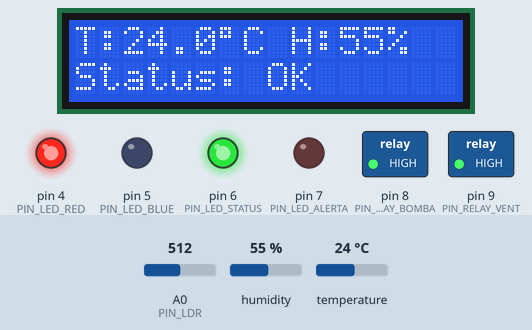
Bench run of a sketch on a simulated Arduino Mega 2560, built with avr-gcc and run on an emulated ATmega2560. Shown: 16×2 character LCD, switched loads named in the sketch (green lamp = pin HIGH), output pins drawn as LEDs (lit = HIGH). Inputs (shaded band) come from the test bench; at power-on: humidity 55 %, A0 (PIN_LDR) = 512, temperature 24 °C. What the sketch prints to the serial monitor is not drawn.

Above: at 3.2 s.
3.3 s: humidity set to 53 %
At 7.3 s:
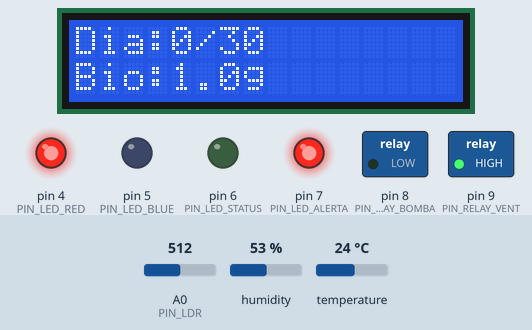
12.3 s: A0 (PIN_LDR) set to 318
At 18.3 s:
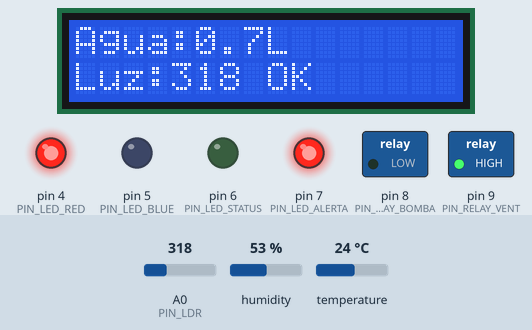
21.3 s: A0 (PIN_LDR) set to 288
At 30.2 s:
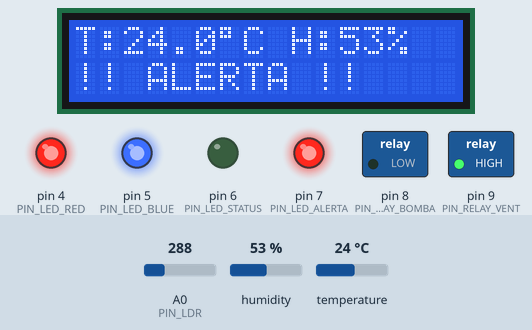
30.3 s: temperature set to 25.6 °C
At 39.2 s:
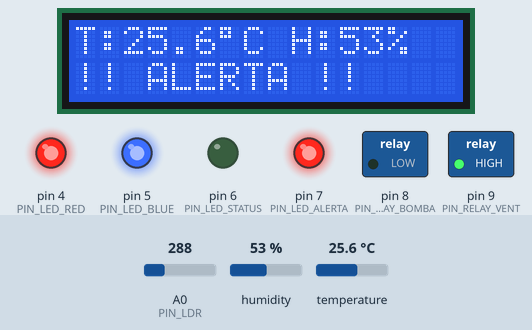
39.3 s: temperature set to 26.6 °C
At 46.2 s:
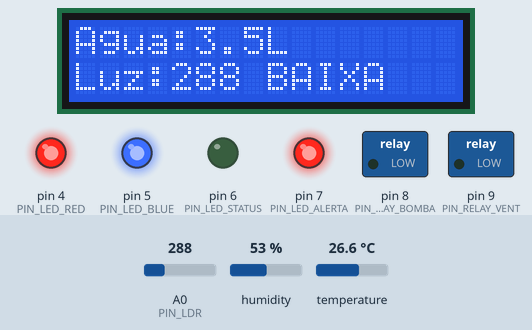
48.3 s: humidity set to 68 %
At 55.4 s:
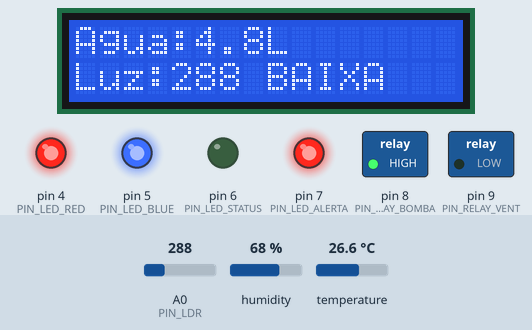
Timing chart, 0 to 56.9 s (numbered marks = the images above; inputs shaded):
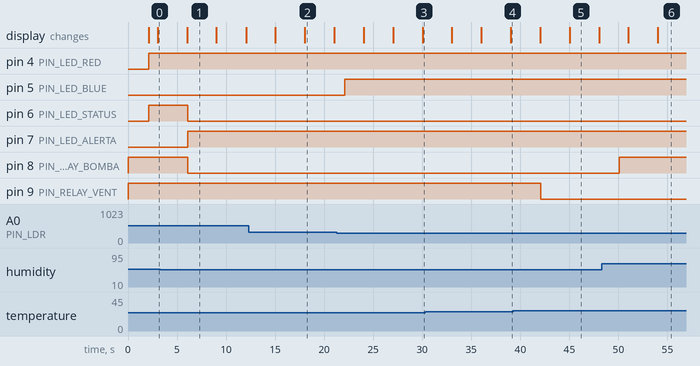

Measured:
- the behaviour switches between 55 and 54 % on humidity (found by bisection; images 0 and 1)
- the behaviour switches between 300 and 299 on A0 (PIN_LDR) (found by bisection; images 2 and 3)
- the behaviour switches between 26 and 26.1 °C on temperature (found by bisection; images 4 and 5)
- after the input at 3.3 s, pin 6 (PIN_LED_STATUS), pin 8 (PIN_RELAY_BOMBA): HIGH → LOW after 2.8 s; pin 7 (PIN_LED_ALERTA): LOW → HIGH after 2.8 s
- after the input at 21.3 s, pin 5 (PIN_LED_BLUE): LOW → HIGH after 0.80 s; the display: first differs from a run without the input after 5.7 s (image 3 shows a later state)
- after the input at 39.3 s, pin 9 (PIN_RELAY_VENT): HIGH → LOW after 2.8 s
- after the input at 48.3 s, pin 8 (PIN_RELAY_BOMBA): LOW → HIGH after 1.8 s

The sketch:

sketch.ino
```cpp
/*
 * CosmoFarm — Sistema Operacional
 * Agricultura Espacial Autônoma
 *
 * SENSORES:
 *   DHT22 (pino 2)  → temperatura e umidade
 *   LDR   (pino A0) → intensidade luminosa
 *
 * ATUADORES:
 *   Relay 1 (pino 8) → bomba de irrigação
 *   Relay 2 (pino 9) → ventilador
 *   LED vermelho (4) → grow espectro vermelho
 *   LED azul     (5) → grow espectro azul
 *   LED verde    (6) → status OK
 *   LED alerta   (7) → alerta crítico
 *   LCD 16x2 I2C (SDA=20, SCL=21)
 *
 * MODELOS:
 *   Crescimento: P(t) = P0 * e^(k * t)
 *   Consumo:     C(t) = a * t + b
 */

#include <DHT.h>
#include <LiquidCrystal_I2C.h>
#include <Wire.h>
#include <math.h>

#define PIN_DHT         2
#define PIN_LDR         A0
#define PIN_LED_RED     4
#define PIN_LED_BLUE    5
#define PIN_LED_STATUS  6
#define PIN_LED_ALERTA  7
#define PIN_RELAY_BOMBA 8
#define PIN_RELAY_VENT  9

#define TEMP_MIN    18.0
#define TEMP_MAX    26.0
#define UMID_MIN    55.0
#define UMID_MAX    80.0
#define LUZ_MIN     300
#define LUZ_MAX     800
#define CICLO_DIAS  30
#define P0          1.0
#define K_CRESC     0.115
#define CONSUMO_A   0.15
#define CONSUMO_B   0.5

DHT dht(PIN_DHT, DHT22);
LiquidCrystal_I2C lcd(0x27, 16, 2);

float temperatura, umidade;
int   luz;
bool  bombaAtiva, ventAtivo, growAtivo;
bool  alertaAtivo;
int   diaSimulado = 0;
float biomassa    = P0;
float consumoAcum = 0;
int   telaLCD     = 0;

unsigned long tLeitura=0, tDisplay=0, tDia=0, tSerial=0;

void setup() {
  Serial.begin(115200);
  pinMode(PIN_LED_RED,     OUTPUT);
  pinMode(PIN_LED_BLUE,    OUTPUT);
  pinMode(PIN_LED_STATUS,  OUTPUT);
  pinMode(PIN_LED_ALERTA,  OUTPUT);
  pinMode(PIN_RELAY_BOMBA, OUTPUT);
  pinMode(PIN_RELAY_VENT,  OUTPUT);
  digitalWrite(PIN_RELAY_BOMBA, HIGH);
  digitalWrite(PIN_RELAY_VENT,  HIGH);
  dht.begin();
  Wire.begin();
  lcd.init();
  lcd.backlight();
  lcd.setCursor(0,0); lcd.print("  CosmoFarm v1  ");
  lcd.setCursor(0,1); lcd.print(" Iniciando...   ");
  delay(2000); lcd.clear();
  Serial.println(F("=== CosmoFarm Iniciado ==="));
}

void loop() {
  unsigned long agora = millis();

  if (agora - tLeitura >= 2000) {
    float t = dht.readTemperature();
    float h = dht.readHumidity();
    if (!isnan(t)) temperatura = t;
    if (!isnan(h)) umidade     = h;
    luz = analogRead(PIN_LDR);
    controleAutonomo();
    tLeitura = agora;
  }

  if (agora - tDia >= 10000) {
    diaSimulado++;
    biomassa   = P0 * exp(K_CRESC * diaSimulado);
    consumoAcum += CONSUMO_A * diaSimulado + CONSUMO_B;
    Serial.print(F("Dia ")); Serial.print(diaSimulado);
    Serial.print(F(" | Biomassa: ")); Serial.print(biomassa,1); Serial.print(F("g"));
    Serial.print(F(" | Agua: ")); Serial.print(consumoAcum,1); Serial.println(F("L"));
    if (diaSimulado >= CICLO_DIAS) {
      Serial.println(F("*** COLHEITA DISPONIVEL! Reiniciando ciclo. ***"));
      diaSimulado = 0; biomassa = P0; consumoAcum = 0;
    }
    tDia = agora;
  }

  if (agora - tDisplay >= 3000) {
    atualizarLCD();
    telaLCD = (telaLCD + 1) % 3;
    tDisplay = agora;
  }

  if (agora - tSerial >= 4000) {
    Serial.print(F("T:")); Serial.print(temperatura,1);
    Serial.print(F(" H:")); Serial.print(umidade,1);
    Serial.print(F(" Luz:")); Serial.print(luz);
    Serial.print(F(" Bomba:")); Serial.print(bombaAtiva ? "ON":"OFF");
    Serial.print(F(" Vent:")); Serial.println(ventAtivo ? "ON":"OFF");
    tSerial = agora;
  }

  if (Serial.available()) {
    char c = Serial.read();
    if (c=='b') { digitalWrite(PIN_RELAY_BOMBA, LOW);  bombaAtiva=true; }
    if (c=='B') { digitalWrite(PIN_RELAY_BOMBA, HIGH); bombaAtiva=false; }
    if (c=='v') { digitalWrite(PIN_RELAY_VENT,  LOW);  ventAtivo=true; }
    if (c=='V') { digitalWrite(PIN_RELAY_VENT,  HIGH); ventAtivo=false; }
    if (c=='g') { digitalWrite(PIN_LED_RED,HIGH); digitalWrite(PIN_LED_BLUE,HIGH); growAtivo=true; }
    if (c=='G') { digitalWrite(PIN_LED_RED,LOW);  digitalWrite(PIN_LED_BLUE,LOW);  growAtivo=false; }
    if (c=='r') { diaSimulado=0; biomassa=P0; consumoAcum=0; Serial.println(F("Ciclo reiniciado")); }
  }
}

void controleAutonomo() {
  bool alerta = false;

  if (temperatura > TEMP_MAX)      { digitalWrite(PIN_RELAY_VENT,LOW);  ventAtivo=true;  alerta=true; }
  else if (temperatura < TEMP_MIN) { digitalWrite(PIN_RELAY_VENT,HIGH); ventAtivo=false; alerta=true; }
  else                              { digitalWrite(PIN_RELAY_VENT,HIGH); ventAtivo=false; }

  if (umidade < UMID_MIN)      { digitalWrite(PIN_RELAY_BOMBA,LOW);  bombaAtiva=true;  alerta=true; }
  else if (umidade > UMID_MAX) { digitalWrite(PIN_RELAY_BOMBA,HIGH); bombaAtiva=false; alerta=true; }
  else                         { digitalWrite(PIN_RELAY_BOMBA,HIGH); bombaAtiva=false; }

  if (luz < LUZ_MIN)      { digitalWrite(PIN_LED_RED,HIGH); digitalWrite(PIN_LED_BLUE,HIGH); growAtivo=true;  alerta=true; }
  else if (luz > LUZ_MAX) { digitalWrite(PIN_LED_RED,LOW);  digitalWrite(PIN_LED_BLUE,LOW);  growAtivo=false; }
  else                    { digitalWrite(PIN_LED_RED,HIGH); digitalWrite(PIN_LED_BLUE,LOW); }

  alertaAtivo = alerta;
  digitalWrite(PIN_LED_STATUS, alerta ? LOW  : HIGH);
  digitalWrite(PIN_LED_ALERTA, alerta ? HIGH : LOW);
}

void atualizarLCD() {
  lcd.clear();
  if (telaLCD == 0) {
    lcd.setCursor(0,0); lcd.print("T:"); lcd.print(temperatura,1); lcd.print((char)223); lcd.print("C");
    lcd.setCursor(9,0); lcd.print("H:"); lcd.print((int)umidade); lcd.print("%");
    lcd.setCursor(0,1); lcd.print(alertaAtivo ? "!! ALERTA !!    " : "Status: OK      ");
  } else if (telaLCD == 1) {
    lcd.setCursor(0,0); lcd.print("Dia:"); lcd.print(diaSimulado); lcd.print("/"); lcd.print(CICLO_DIAS);
    lcd.setCursor(0,1); lcd.print("Bio:"); lcd.print(biomassa,1); lcd.print("g");
  } else {
    lcd.setCursor(0,0); lcd.print("Agua:"); lcd.print(consumoAcum,1); lcd.print("L");
    lcd.setCursor(0,1); lcd.print("Luz:"); lcd.print(luz); lcd.print(luz<LUZ_MIN?" BAIXA":" OK");
  }
}
```
